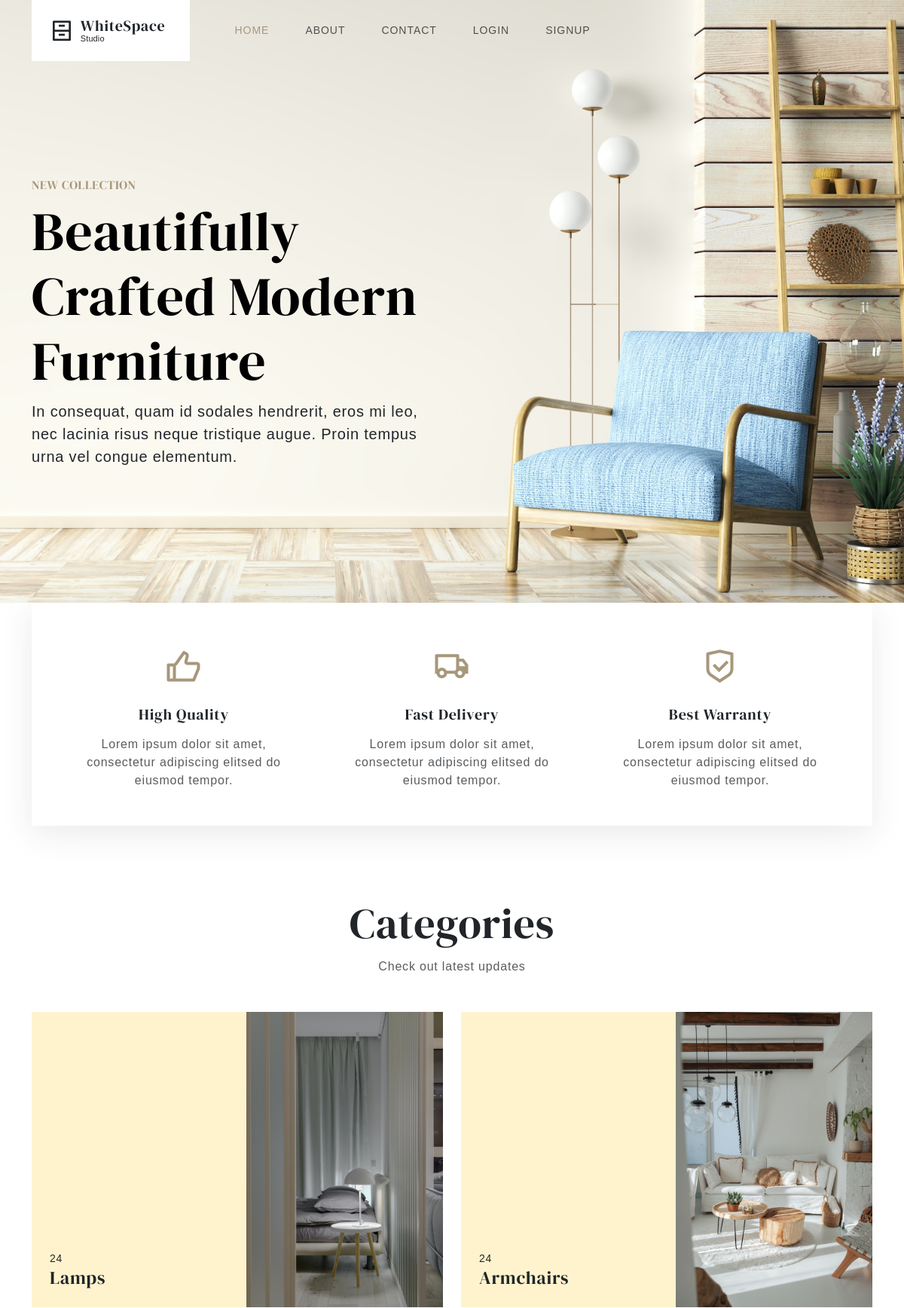
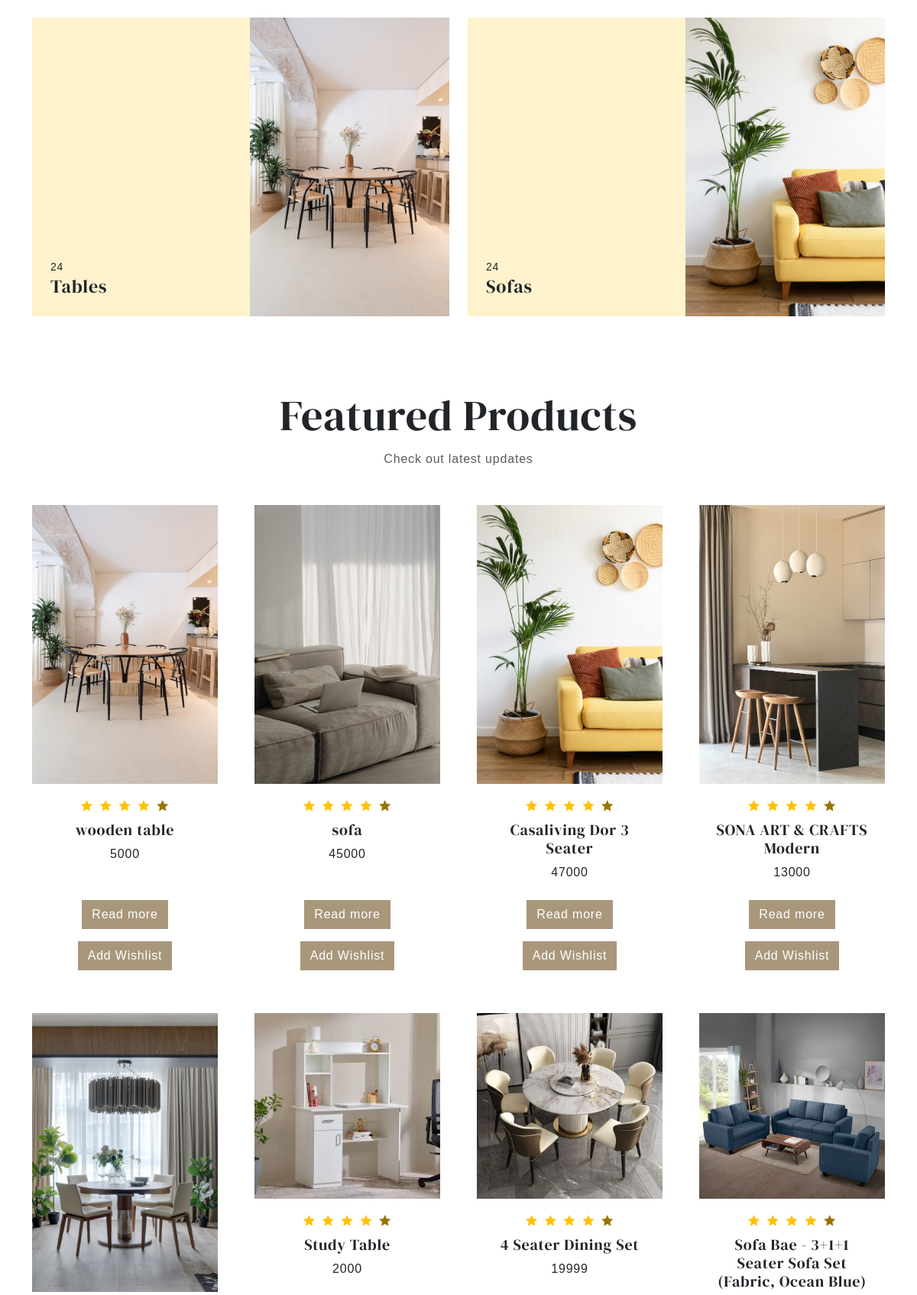
The page / (upper part) on the database its author committed (2 pictures, top to bottom).
### myapp/models.py (models this page shows, shortened)
class Product(models.Model):
    Seller = models.ForeignKey('Login', on_delete=models.CASCADE, limit_choices_to={'role': 'Seller'}, default='')
    Cate = models.ForeignKey(ProductCategory, on_delete=models.CASCADE, default="")
    name = models.CharField(max_length=25)
    desc = models.TextField()
    price = models.IntegerField()
    timestamp = models.DateTimeField(auto_now=True)
    image1 = models.ImageField(upload_to='product_images/', blank=True, default='')
    def pic(self):
        return mark_safe('<img src = "{}" width = "100">'.format(self.image1.url))
    pic.allow_tags = True

### myapp/views.py (the view)
# urls.py: path('', views.index, name='index'),
def index(request):
    context = checksession(request)
    if context is None:
        context = {}
    allproducts = Product.objects.all()
    context['allproducts'] = allproducts
    return render(request,'index.html', context)

### myapp/views.py (called while the page is built, shortened)
def checksession(request):
    uid = request.session.get('log_id')
    if not uid:
        return None

### myapp/templates/index.html (shortened to what this page needs)
{%extends 'base.html'%}
{%block main%}
{%load static%}
<div class="py-5 m-auto">
<div class="container py-5 my-5">
<div class="row align-items-center g-4">
<div class="col-lg-6 col-12">
<h6 class="text-secondary" data-aos="fade-up" data-aos-duration="500">NEW COLLECTION</h6>
<h1 class="fw-bold text-black display-2" data-aos="fade-up" data-aos-duration="600">Beautifully Crafted Modern Furniture</h1>
<p class="text-dark mb-4 lead" data-aos="fade-up" data-aos-duration="700">In consequat, quam id sodales hendrerit, eros mi leo, nec lacinia risus neque tristique augue. Proin tempus urna vel congue elementum.</p>
</div>
</div>
</div>
</div>
</div>
<div class="pb-5">
<div class="container">
<div class="row">
<div class="col-12">
<div class="bg-white shadow p-5">
<div class="row g-4 g-md-5">
<div class="col-lg-4 col-12" data-aos="fade-up" data-aos-duration="500">
<div class="text-center">
<i class="ri-thumb-up-line ri-3x text-secondary"></i>
<div class="pt-3">
<h5 class="fw-bold pb-2">High Quality</h5>
<p class="text-muted mb-0">Lorem ipsum dolor sit amet, consectetur adipiscing elitsed do eiusmod tempor.</p>
</div>
</div>
</div>
<div class="col-lg-4 col-12" data-aos="fade-up" data-aos-duration="600">
<div class="text-center">
<i class="ri-truck-line ri-3x text-secondary"></i>
<div class="pt-3">
<h5 class="fw-bold pb-2">Fast Delivery</h5>
<p class="text-muted mb-0">Lorem ipsum dolor sit amet, consectetur adipiscing elitsed do eiusmod tempor.</p>
</div>
</div>
</div>
<div class="col-lg-4 col-12" data-aos="fade-up" data-aos-duration="700">
<div class="text-center">
<i class="ri-shield-check-line ri-3x text-secondary"></i>
<div class="pt-3">
<h5 class="fw-bold pb-2">Best Warranty</h5>
<p class="text-muted mb-0">Lorem ipsum dolor sit amet, consectetur adipiscing elitsed do eiusmod tempor.</p>
</div>
</div>
</div>
</div>
</div>
</div>
</div>
</div>
</div>
<div class="py-5">
<div class="container">
<div class="row mb-5">
<div class="col-12">
<div class="text-center">
<h1 class="fw-bold pb-1 display-4" data-aos="fade-up" data-aos-duration="500">Categories</h1>
<p class="text-muted mb-0" data-aos="fade-up" data-aos-duration="600">Check out latest updates</p>
</div>
</div>
</div>
<div class="row g-4">
<div class="col-lg-6 col-12" data-aos="fade-up" data-aos-duration="600">
<div class="bg-warning-subtle">
<div class="row align-items-end">
<div class="col-6">
<div class="p-4">
<small>24</small>
<h4 class="fw-bold mb-0">Lamps</h4>
</div>
</div>
<div class="col-6">
<img src=" {% static 'img/category/lamp.png' %} " alt="lamp" class="img-fluid">
</div>
</div>
</div>
</div>
<div class="col-lg-6 col-12" data-aos="fade-up" data-aos-duration="700">
<div class="bg-warning-subtle">
<div class="row align-items-end">
<div class="col-6">
<div class="p-4">
<small>24</small>
<h4 class="fw-bold mb-0">Armchairs</h4>
</div>
</div>
<div class="col-6">
<img src=" {% static 'img/category/single-sofa.png' %} " alt="single-sofa" class="img-fluid">
</div>
</div>
</div>
</div>
<div class="col-lg-6 col-12" data-aos="fade-up" data-aos-duration="800">
<div class="bg-warning-subtle">
<div class="row align-items-end">
<div class="col-6">
<div class="p-4">
<small>24</small>
<h4 class="fw-bold mb-0">Tables</h4>
</div>
</div>
<div class="col-6">
<img src=" {% static 'img/category/table.png' %} " alt="table" class="img-fluid">
</div>
</div>
</div>
</div>
<div class="col-lg-6 col-12" data-aos="fade-up" data-aos-duration="900">
<div class="bg-warning-subtle">
<div class="row align-items-end">
<div class="col-6">
<div class="p-4">
<small>24</small>
<h4 class="fw-bold mb-0">Sofas</h4>
</div>
</div>
<div class="col-6">
<img src=" {% static 'img/category/sofa.png' %} " alt="sofa" class="img-fluid">
</div>
</div>
</div>
</div>
</div>
</div>
</div>
<div class="py-5">
<div class="container">
<div class="row mb-5">
<div class="col-12">
<div class="text-center">
<h1 class="fw-bold pb-1 display-4" data-aos="fade-up" data-aos-duration="500">Featured Products</h1>
<p class="text-muted mb-0" data-aos="fade-up" data-aos-duration="600">Check out latest updates</p>
</div>
</div>
</div>
<div class="row g-5">
 {% for i in allproducts%}
<div class="col-lg-3 col-md-6 col-12" data-aos="fade-up" data-aos-duration="600">
<div class="card bg-transparent border-0 rounded-0 text-center h-100">
<a href="#" class="position-relative">
<img src="{{i.image1.url}} " class="card-img-top rounded-0" alt="product">
</a>
<div class="card-body">
<div class="d-flex align-items-center justify-content-center gap-2 mb-2">
<i class="ri-star-fill text-warning"></i> <i class="ri-star-fill text-warning"></i> <i class="ri-star-fill text-warning"></i> <i class="ri-star-fill text-warning"></i>
<i class="ri-star-fill text-warning-emphasis"></i>
</div>
<h5 class="card-title">{{i.name}}</h5>
<p class="card-text">{{i.price}}</p>
</div>
<div class="card-footer bg-transparent border-0">
{%if request.session.log_id%}
 <a href="/ecommerce-single/{{ i.id }}" class="btn btn-secondary">Read more</a></div>
 {%else%}
  <a href="/login" class="btn btn-secondary">Read more</a></div>
 {%endif%}
 {%if not is_seller%}
 <div class="card-footer bg-transparent border-0">
  {%if request.session.log_id%}
 <a href="/addtowishlist/{{i.id}}" class="btn btn-secondary"> Add Wishlist</a></div>
 {%else%}
  <a href="/login" class="btn btn-secondary"> Add Wishlist</a></div>
 {%endif%}
 {%endif%}
</div>
</div>
{%endfor%}
</div>
</div>
{%endblock%}

### myapp/static/css/style.css (style rules this page uses)
body { font-family:manrope,sans-serif;letter-spacing:.05rem }
.h1,.h2,.h3,.h4,.h5,.h6,h1,h2,h3,h4,h5,h6 { font-family:"dm serif display";font-weight:400!important;letter-spacing:.05rem }
.fw-bold { font-weight:400!important }
p { letter-spacing:.05rem }
a { text-decoration:none;color:#1b1b1b }
.bg-warning-subtle { background-color:#efebe2!important }
.btn { border-radius:0 }
.btn-secondary { background-color:#a8977b!important;border-color:#a8977b!important }
.text-secondary { color:#a8977b!important }

### myapp/static/css/common.css (style rules this page uses)
body { font-family:manrope,sans-serif;letter-spacing:.05rem }
.h1,.h2,.h3,.h4,.h5,.h6,h1,h2,h3,h4,h5,h6 { font-family:"dm serif display";font-weight:400!important;letter-spacing:.05rem }
body { overflow-x:hidden }
a { -webkit-transition:all .3s ease 0s;-moz-transition:all .3s ease 0s;-o-transition:all .3s ease 0s;transition:all .3s ease 0s }
.shadow { box-shadow:0 10px 40px 0 rgba(47,47,47,.1)!important }

### rows shown on the page
Product: image1 (picture), name "wooden table", price "5000", shows "Read more", shows "Add Wishlist"
Product: image1 (picture), name "sofa", price "45000", shows "Read more", shows "Add Wishlist"
Product: image1 (picture), name "Casaliving Dor 3 Seater", price "47000", shows "Read more", shows "Add Wishlist"
Product: image1 (picture), name "SONA ART & CRAFTS Modern", price "13000", shows "Read more", shows "Add Wishlist"
Product: image1 (picture)
Product: image1 (picture), name "Study Table", price "2000"
Product: image1 (picture), name "4 Seater Dining Set", price "19999"
Product: image1 (picture), name "Sofa Bae - 3+1+1 Seater Sofa Set (Fabric, Ocean Blue)"
